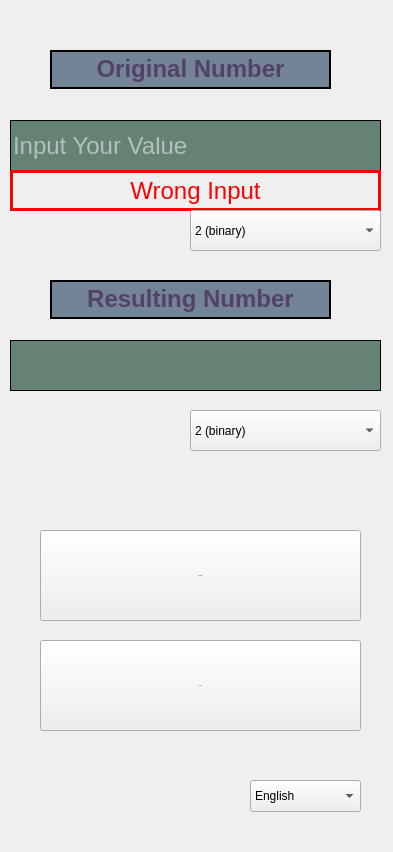
<?xml version="1.0" encoding="UTF-8"?>
<ui version="4.0">
 <class>mobile</class>
 <widget class="QWidget" name="mobile">
  <property name="geometry">
   <rect>
    <x>0</x>
    <y>0</y>
    <width>393</width>
    <height>852</height>
   </rect>
  </property>
  <property name="windowTitle">
   <string>CalculusSystem</string>
  </property>
  <widget class="QLabel" name="label">
   <property name="geometry">
    <rect>
     <x>50</x>
     <y>50</y>
     <width>281</width>
     <height>39</height>
    </rect>
   </property>
   <property name="sizePolicy">
    <sizepolicy hsizetype="Expanding" vsizetype="Expanding">
     <horstretch>0</horstretch>
     <verstretch>0</verstretch>
    </sizepolicy>
   </property>
   <property name="styleSheet">
    <string notr="true">background-color: #728495;
</string>
   </property>
   <property name="frameShape">
    <enum>QFrame::Shape::WinPanel</enum>
   </property>
   <property name="frameShadow">
    <enum>QFrame::Shadow::Plain</enum>
   </property>
   <property name="lineWidth">
    <number>1</number>
   </property>
   <property name="text">
    <string>&lt;html&gt;&lt;head/&gt;&lt;body&gt;&lt;p&gt;&lt;span style=&quot; font-size:18pt; font-weight:700; color:#544169;&quot;&gt;Original Number&lt;/span&gt;&lt;/p&gt;&lt;/body&gt;&lt;/html&gt;</string>
   </property>
   <property name="textFormat">
    <enum>Qt::TextFormat::AutoText</enum>
   </property>
   <property name="scaledContents">
    <bool>false</bool>
   </property>
   <property name="alignment">
    <set>Qt::AlignmentFlag::AlignCenter</set>
   </property>
  </widget>
  <widget class="QLineEdit" name="input">
   <property name="geometry">
    <rect>
     <x>10</x>
     <y>120</y>
     <width>371</width>
     <height>51</height>
    </rect>
   </property>
   <property name="sizePolicy">
    <sizepolicy hsizetype="Expanding" vsizetype="Expanding">
     <horstretch>0</horstretch>
     <verstretch>0</verstretch>
    </sizepolicy>
   </property>
   <property name="focusPolicy">
    <enum>Qt::FocusPolicy::ClickFocus</enum>
   </property>
   <property name="toolTip">
    <string>&lt;html&gt;&lt;head/&gt;&lt;body&gt;&lt;p&gt;&lt;br/&gt;&lt;/p&gt;&lt;/body&gt;&lt;/html&gt;</string>
   </property>
   <property name="styleSheet">
    <string notr="true">background-color: #648374;
border: 1px solid black;
font-size: 24px;
color: white;

</string>
   </property>
   <property name="frame">
    <bool>true</bool>
   </property>
   <property name="cursorPosition">
    <number>0</number>
   </property>
   <property name="dragEnabled">
    <bool>false</bool>
   </property>
   <property name="placeholderText">
    <string>Input Your Value</string>
   </property>
   <property name="cursorMoveStyle">
    <enum>Qt::CursorMoveStyle::LogicalMoveStyle</enum>
   </property>
  </widget>
  <widget class="QLabel" name="errorMessage">
   <property name="geometry">
    <rect>
     <x>10</x>
     <y>170</y>
     <width>371</width>
     <height>41</height>
    </rect>
   </property>
   <property name="sizePolicy">
    <sizepolicy hsizetype="Expanding" vsizetype="Expanding">
     <horstretch>0</horstretch>
     <verstretch>0</verstretch>
    </sizepolicy>
   </property>
   <property name="font">
    <font>
     <family>Arial</family>
     <pointsize>-1</pointsize>
    </font>
   </property>
   <property name="styleSheet">
    <string notr="true">border: 3px solid red;
color: red;
background-color: (66, 66, 66);
font-size: 24px;</string>
   </property>
   <property name="text">
    <string>Wrong Input</string>
   </property>
   <property name="alignment">
    <set>Qt::AlignmentFlag::AlignCenter</set>
   </property>
  </widget>
  <widget class="QComboBox" name="firstBox">
   <property name="geometry">
    <rect>
     <x>190</x>
     <y>210</y>
     <width>191</width>
     <height>41</height>
    </rect>
   </property>
   <property name="sizePolicy">
    <sizepolicy hsizetype="Expanding" vsizetype="Expanding">
     <horstretch>0</horstretch>
     <verstretch>0</verstretch>
    </sizepolicy>
   </property>
   <property name="mouseTracking">
    <bool>false</bool>
   </property>
   <property name="focusPolicy">
    <enum>Qt::FocusPolicy::ClickFocus</enum>
   </property>
   <property name="autoFillBackground">
    <bool>false</bool>
   </property>
   <item>
    <property name="text">
     <string>2 (binary)</string>
    </property>
   </item>
   <item>
    <property name="text">
     <string>8 (octal)</string>
    </property>
   </item>
   <item>
    <property name="text">
     <string>10 (ordinary)</string>
    </property>
   </item>
   <item>
    <property name="text">
     <string>16 (hexadecimal)</string>
    </property>
   </item>
  </widget>
  <widget class="QLabel" name="label_2">
   <property name="geometry">
    <rect>
     <x>50</x>
     <y>280</y>
     <width>281</width>
     <height>39</height>
    </rect>
   </property>
   <property name="sizePolicy">
    <sizepolicy hsizetype="Expanding" vsizetype="Expanding">
     <horstretch>0</horstretch>
     <verstretch>0</verstretch>
    </sizepolicy>
   </property>
   <property name="styleSheet">
    <string notr="true">background-color: #728495;
</string>
   </property>
   <property name="frameShape">
    <enum>QFrame::Shape::WinPanel</enum>
   </property>
   <property name="text">
    <string>&lt;html&gt;&lt;head/&gt;&lt;body&gt;&lt;p&gt;&lt;span style=&quot; font-size:18pt; font-weight:700; color:#544169;&quot;&gt;Resulting Number&lt;/span&gt;&lt;/p&gt;&lt;/body&gt;&lt;/html&gt;</string>
   </property>
   <property name="alignment">
    <set>Qt::AlignmentFlag::AlignCenter</set>
   </property>
  </widget>
  <widget class="QLineEdit" name="result">
   <property name="geometry">
    <rect>
     <x>10</x>
     <y>340</y>
     <width>371</width>
     <height>51</height>
    </rect>
   </property>
   <property name="styleSheet">
    <string notr="true">background-color: #648374;
border: 1px solid black;
font-size: 24px;
color: white;

</string>
   </property>
   <property name="readOnly">
    <bool>true</bool>
   </property>
  </widget>
  <widget class="QComboBox" name="secondBox">
   <property name="geometry">
    <rect>
     <x>190</x>
     <y>410</y>
     <width>191</width>
     <height>41</height>
    </rect>
   </property>
   <property name="focusPolicy">
    <enum>Qt::FocusPolicy::ClickFocus</enum>
   </property>
   <item>
    <property name="text">
     <string>2 (binary)</string>
    </property>
   </item>
   <item>
    <property name="text">
     <string>8 (octal)</string>
    </property>
   </item>
   <item>
    <property name="text">
     <string>10 (ordinary)</string>
    </property>
   </item>
   <item>
    <property name="text">
     <string>16 (hexadecimal)</string>
    </property>
   </item>
  </widget>
  <widget class="QPushButton" name="convertButton">
   <property name="geometry">
    <rect>
     <x>40</x>
     <y>530</y>
     <width>321</width>
     <height>91</height>
    </rect>
   </property>
   <property name="sizePolicy">
    <sizepolicy hsizetype="Expanding" vsizetype="Expanding">
     <horstretch>0</horstretch>
     <verstretch>0</verstretch>
    </sizepolicy>
   </property>
   <property name="font">
    <font>
     <family>Arial</family>
     <pointsize>-1</pointsize>
    </font>
   </property>
   <property name="focusPolicy">
    <enum>Qt::FocusPolicy::ClickFocus</enum>
   </property>
   <property name="styleSheet">
    <string notr="true">QPushButton {
    background-color: #728495;
    border: 2px solid #111;
    border-radius: 8px;
    color: #111;
    font-size: 36px;
    height: 48px;
    padding: 0 25px;
    text-align: center;
    position: relative;
    outline: none;
}

QPushButton:hover {
    background-color: #4a5b6a; 
}

QPushButton:pressed {
    background-color: #4a5b6a; 
}

QPushButton::before {
    background-color: #111;
    border-radius: 8px;
    content: &quot;&quot;;
    height: 48px;
    left: 0;
    width: 100%;
    position: absolute;
    top: -2px;
    z-index: -1;
}

@media (min-width: 768px) {
    QPushButton {
        padding: 0 40px;
    }
}

</string>
   </property>
   <property name="text">
    <string>convert</string>
   </property>
   <property name="autoDefault">
    <bool>false</bool>
   </property>
   <property name="default">
    <bool>false</bool>
   </property>
   <property name="flat">
    <bool>false</bool>
   </property>
  </widget>
  <widget class="QPushButton" name="resetButton">
   <property name="geometry">
    <rect>
     <x>40</x>
     <y>640</y>
     <width>321</width>
     <height>91</height>
    </rect>
   </property>
   <property name="sizePolicy">
    <sizepolicy hsizetype="Expanding" vsizetype="Expanding">
     <horstretch>0</horstretch>
     <verstretch>0</verstretch>
    </sizepolicy>
   </property>
   <property name="font">
    <font>
     <family>Arial</family>
     <pointsize>-1</pointsize>
    </font>
   </property>
   <property name="focusPolicy">
    <enum>Qt::FocusPolicy::ClickFocus</enum>
   </property>
   <property name="styleSheet">
    <string notr="true">QPushButton {
    background-color: #728495;
    border: 2px solid #111;
    border-radius: 8px;
    color: #111;
    font-size: 36px;
    height: 48px;
    padding: 0 25px;
    text-align: center;
    position: relative;
    outline: none;
}

QPushButton:hover {
    background-color: #4a5b6a; 
}

QPushButton:pressed {
    background-color: #4a5b6a; 
}

QPushButton::before {
    background-color: #111;
    border-radius: 8px;
    content: &quot;&quot;;
    height: 48px;
    left: 0;
    width: 100%;
    position: absolute;
    top: -2px;
    z-index: -1;
}

@media (min-width: 768px) {
    QPushButton {
        padding: 0 40px;
    }
}

</string>
   </property>
   <property name="text">
    <string>reset</string>
   </property>
   <property name="autoDefault">
    <bool>false</bool>
   </property>
   <property name="default">
    <bool>false</bool>
   </property>
   <property name="flat">
    <bool>false</bool>
   </property>
  </widget>
  <widget class="QComboBox" name="languageBox">
   <property name="geometry">
    <rect>
     <x>250</x>
     <y>780</y>
     <width>111</width>
     <height>32</height>
    </rect>
   </property>
   <property name="sizePolicy">
    <sizepolicy hsizetype="Expanding" vsizetype="Expanding">
     <horstretch>0</horstretch>
     <verstretch>0</verstretch>
    </sizepolicy>
   </property>
   <property name="focusPolicy">
    <enum>Qt::FocusPolicy::ClickFocus</enum>
   </property>
   <property name="acceptDrops">
    <bool>false</bool>
   </property>
   <property name="styleSheet">
    <string notr="true"/>
   </property>
   <item>
    <property name="text">
     <string>English</string>
    </property>
   </item>
   <item>
    <property name="text">
     <string>Русский</string>
    </property>
   </item>
  </widget>
 </widget>
 <resources/>
 <connections/>
</ui>
